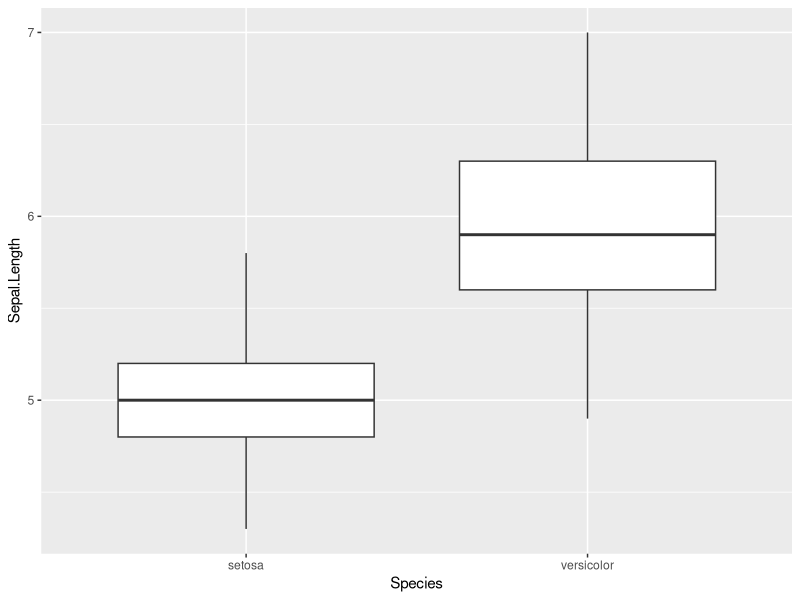
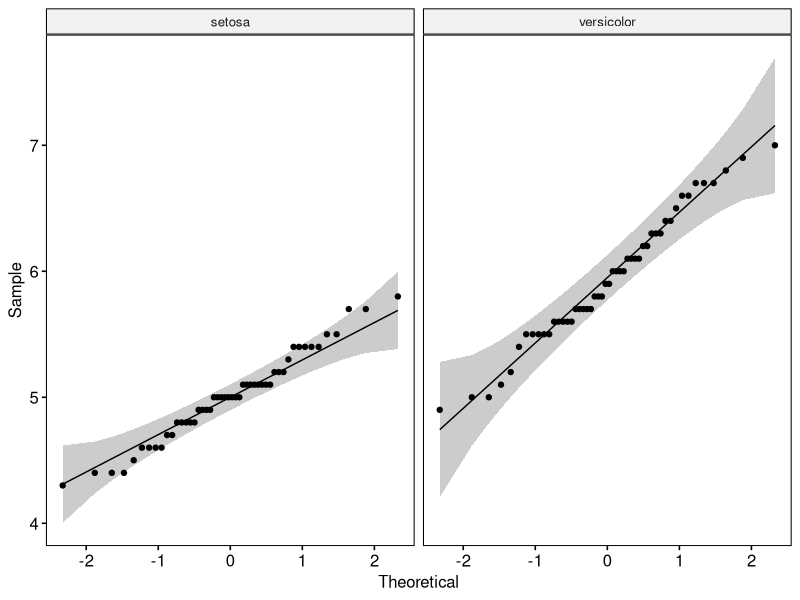
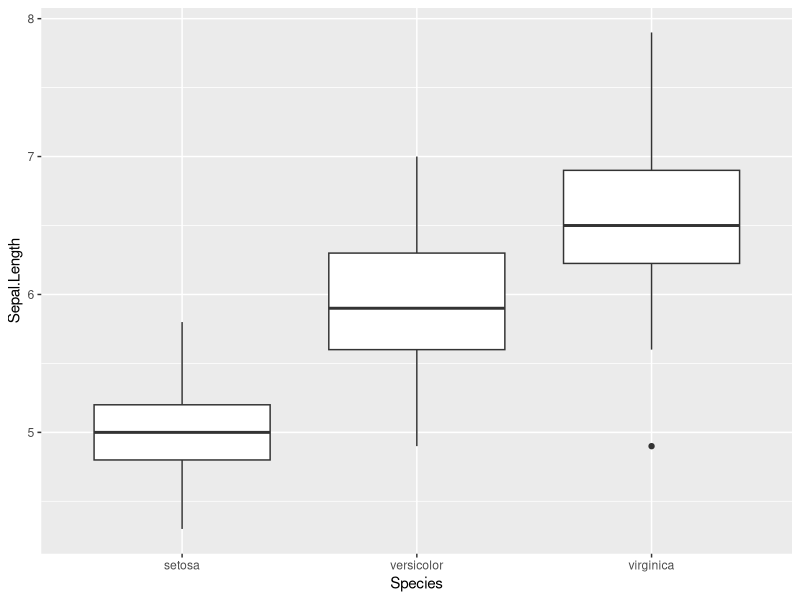
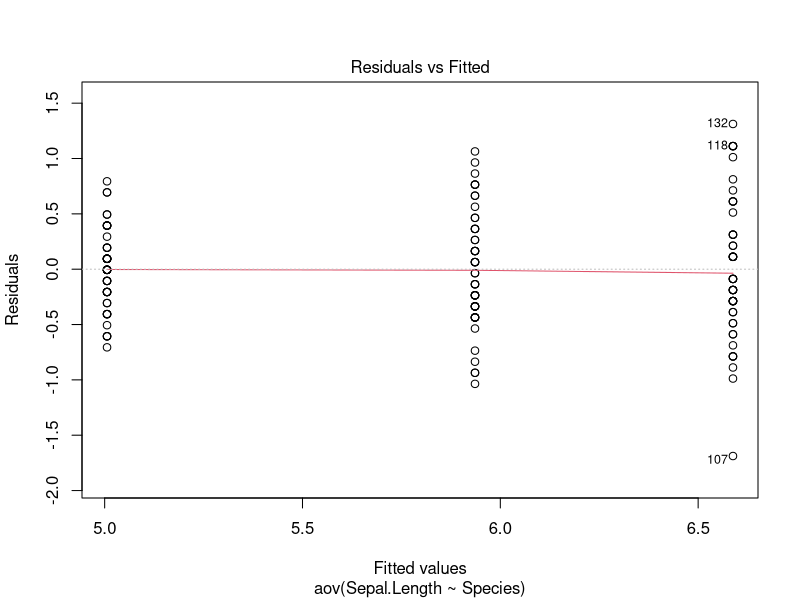
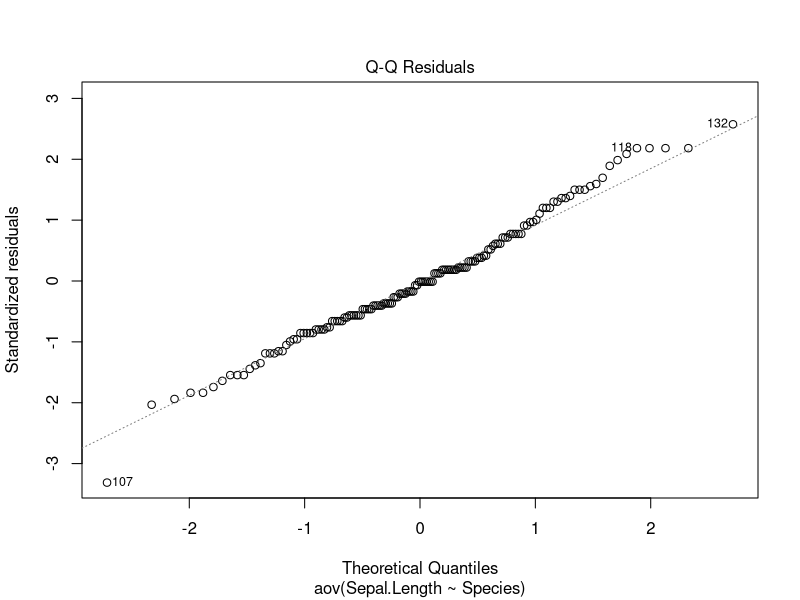

Write the R code that produced these figures, in order.

head(iris)
#
### Question 1: Means of Sepal.length of setosa differs from means of versicolor. Create a 
# graph to examine the difference between two groups.
library(tidyverse)
install.packages("rstatix")
library(rstatix)
install.packages("ggpubr")
library(ggpubr)

iris %>% 
  filter(Species != "virginica") %>% 
  ggplot(aes(x=Species, y=Sepal.Length))+
  geom_boxplot()


### Question 2: Please check, if all assumptions are meeting.
# Identify outliers by groups
iris %>%
  filter(Species != "virginica") %>% 
  group_by(Species) %>%
  identify_outliers(Sepal.Length)


# Normality assumptions
# Compute Shapiro wilk test by groups
iris %>%
  filter(Species != "virginica") %>%
  group_by(Species) %>%
  shapiro_test(Sepal.Length)


# Draw a qq plot by group
iris %>% 
  filter(Species != "virginica") %>%
  group_by(Species) %>%
  ggqqplot(x = "Sepal.Length", facet.by = "Species")


# Check the equality of variances
iris %>% 
  filter(Species != "virginica") %>% 
  levene_test(Sepal.Length ~ Species)


### Question 3: Please use appropriate test to see the difference.
iris %>% 
  filter(Species != "virginica") %>%
  t_test(Sepal.Length  ~ Species, var.equal = FALSE) %>% 
  add_significance()


### Question 4: There are 3 species of plants in iris data set. Please use 
# appropriate test to examine the difference in sepal length, 
md <- aov(Sepal.Length ~ Species, data = iris)
summary(md)

### Question 5: Please create appropriate box plot to compare three groups.
iris %>%
  ggplot(aes(x= Species, y= Sepal.Length))+
  geom_boxplot()


### Question 6: If there is any difference in Sepal.length, which groups are different.

# pst hoc test
t <- TukeyHSD(md)
t

#Pairwise t-test
pairwise.t.test(iris$Sepal.Length, iris$Species, p.adjust.method = "BH")


### Question 7: Please check all assumptions required for the test.

## Conditions of one way ANOVA

## 1) Check the homogeneity of variance assumption
plot(md,1)


### leven's test for homogeneity of variance
iris %>%
  levene_test(Sepal.Length ~ Species)


##2) Normality of residuals.
plot(md,2)


# Extract the residuals

# Run Shapiro-Wilk test
aov_residuals <- residuals(object = md)
shapiro.test(x= aov_residuals)
#errors are normally distributed
